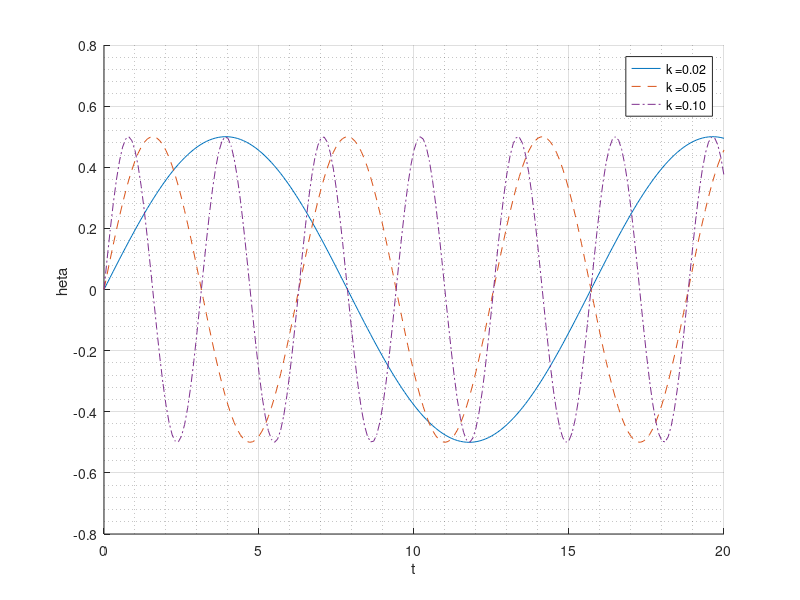

MATLAB code for this plot: (Note: this script raises an error after producing the figure.)
clc; clear all; close all;

Uinf = 10;
Winf = 0;
Qinf = sqrt(Uinf^2+Winf^2);
rho = 1.255;
chord = 1;
Npan = 10;  % number of panels
k = [0.02,0.05,0.1]; %reduced frequency
omega = k*2*Uinf/chord;
theta0 = 0.5;
dt = 0.1;
Nts = 200;  % number of time steps
t = [0:Nts]*dt;
% theta = theta0*sin(omega*t);
styles = {'-', '--', '-.',':', '-','--'};
colors = [[0, 0.4470, 0.7410]; [0.8500, 0.3250, 0.0980]; [0.4940, 0.1840, 0.5560];[0.4660, 0.6740, 0.1880]]; % define color scheme, more colors need to be added for larger analysis

figure()
hold on
for i=1:length(k)
    plot(t,theta0*sin(omega(i)*t),'linestyle',styles{i}, 'Color', colors(i,:), 'DisplayName',sprintf('k =%.2f', k(i)))
end
hold off
grid on
grid minor
legend show
xlabel("t")
ylabel("\theta")

%% different k
clear t
for i=1:length(k)
    temp= load("unsteady_time_k"+k(i)+".mat");
    t(i,:) = temp.t;
    temp= load("unsteady_theta_k"+k(i)+".mat");
    theta(i,:) = temp.th;
    temp= load("unsteady_cl_theta_k"+k(i)+".mat");
    cl(i,:) = temp.Cl;
end

figure()
hold on
for i=1:length(k)
    plot(theta(i,:),cl(i,:),'linestyle',styles{i}, 'Color', colors(i,:), 'DisplayName',sprintf('k =%.2f', k(i)))
end
hold off
grid on
grid minor
legend show
xlabel("\theta")
ylabel("C_L")

figure()
hold on
for i=1:length(k)
    plot(t(i,:),cl(i,:),'linestyle',styles{i}, 'Color', colors(i,:), 'DisplayName',sprintf('k =%.2f', k(i)))
end
hold off
grid on
grid minor
legend show
xlabel("t")
ylabel("C_L")
